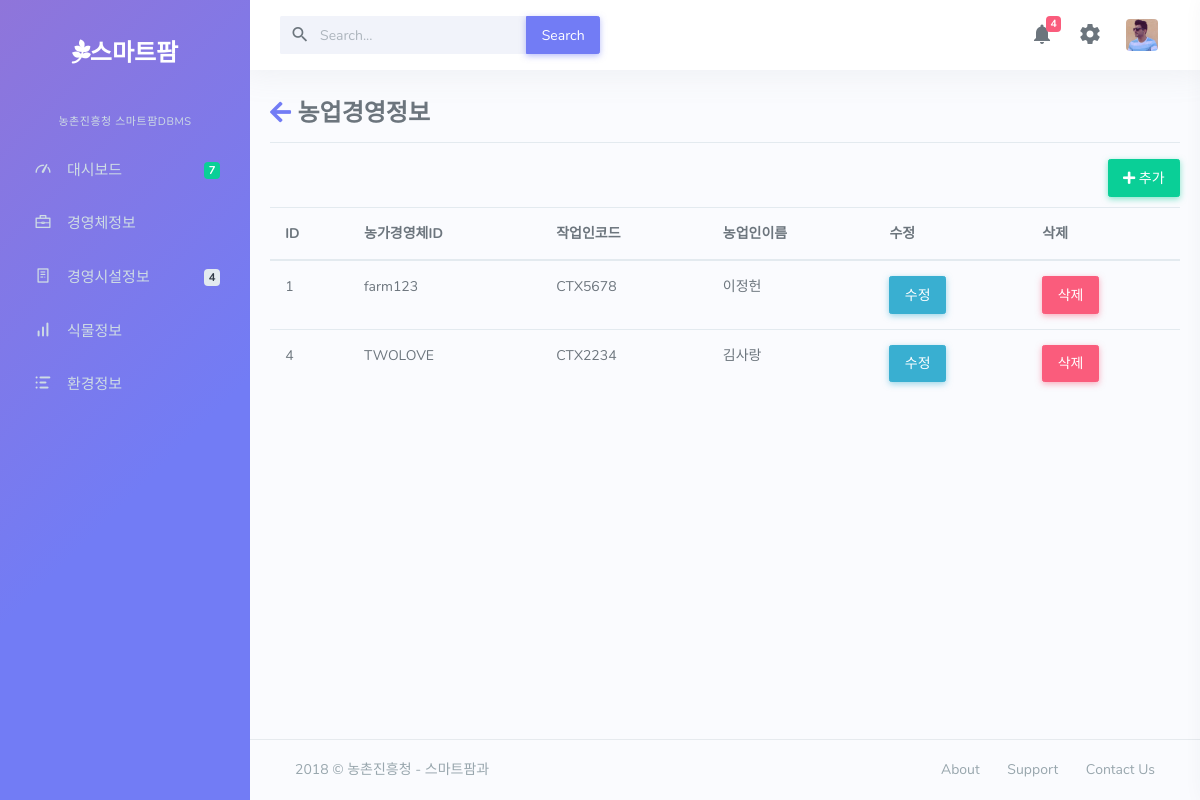
Page /e1 on the committed database.
### dashboard/models.py (models this page shows, shortened)
class e1model(models.Model):
	GB_FA_ID=models.CharField(max_length=30)
	GB_FA_PW=models.CharField(max_length=20)
	CTVT_FCLTY_ID=models.CharField(max_length=30)
	GB_FA_PHONE=models.CharField(max_length=13)
	GB_FA_EMAIL=models.CharField(max_length=30)
	GB_FA_ADDR=models.CharField(max_length=100)
	GB_FA_NAME=models.CharField(max_length=20)
	GB_FA_SIZE=models.IntegerField(null=True)
	GB_FAM_NUM=models.IntegerField(null=True)
	GB_COOPER_UNIT=models.CharField(max_length=30)

### dashboard/views.py (the view)
# urls.py: url(r'^e1$',views.e1,name='e1'),
def e1(request):
	ds=e1model.objects.all()
	return render(request,"farm/e1.html",{"ds":ds})

### dashboard/templates/farm/e1.html (shortened to what this page needs)
{% extends 'farm/base.html' %}
{% block content %}
{% load staticfiles %}
	<link href="{% static 'farm/css/e1.css' %}" rel="stylesheet">
	<link href="https://use.fontawesome.com/releases/v5.0.7/css/all.css" rel="stylesheet">
	<div class=tg>
		<h3><a href="{% url 'elist' %}"><i class="fas fa-arrow-left"></i></a> 농업경영정보</h3>
		<hr>
		<a href="{% url 'e1update' %}"><button class="btn btn-success"><i class="fas fa-plus"></i> 추가</button></a>
		<table class="table table-hover">
		  <thead>
		    <tr>
		      <th scope="col">ID</th>
		      <th scope="col">농가경영체ID</th>
		      <th scope="col">작업인코드</th>
		      <th scope="col">농업인이름</th>
		      <th scope="col">수정</th>
		      <th scope="col">삭제</th>
		    </tr>
		  </thead>
		  <tbody>
		{% for i in ds %}
			<tr>
				<td>{{i.id}}</td>
				<td>{{i.GB_FA_ID}}</td>
				<td>{{i.CTVT_FCLTY_ID}}</td>
				<td>{{i.GB_FA_NAME}}</td>
				<td><a href="{% url 'e1update' %}?id={{i.id}}"><button class="btn btn-info">수정</button></a></td>
				<td><button class="btn btn-danger" data-toggle="modal" data-target="#delmodal{{i.id}}">삭제</button></td>
			</tr>
		{% endfor %}
		</tbody>
		</table>
	</div>
{% endblock %}

### dashboard/static/farm/css/e1.css (style rules this page uses)
.tg { width: 100%; margin-top:30px; }
.btn-success { float:right; margin-bottom: 10px; }

### rows in the picture
e1model: id "1", GB_FA_ID "farm123", CTVT_FCLTY_ID "CTX5678", GB_FA_NAME "이정헌"
e1model: id "4", GB_FA_ID "TWOLOVE", CTVT_FCLTY_ID "CTX2234", GB_FA_NAME "김사랑"
